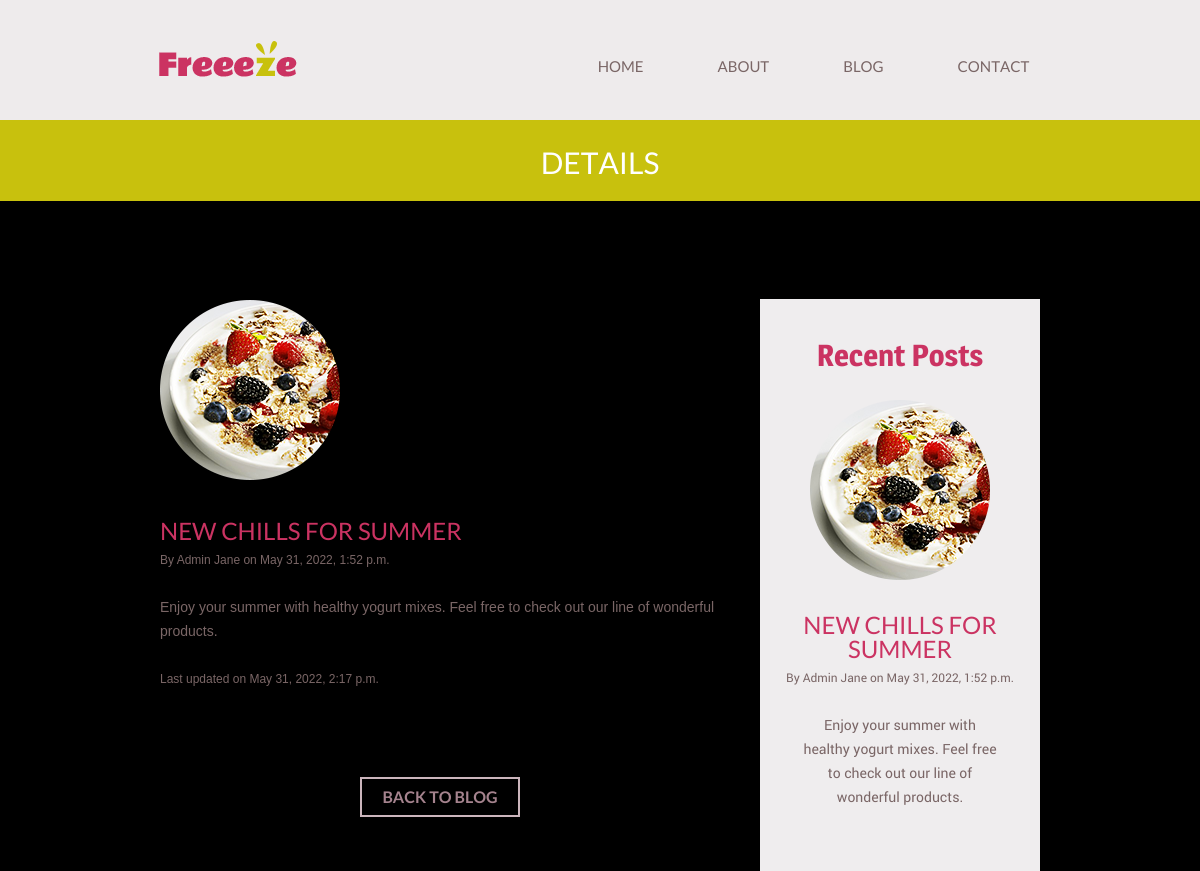
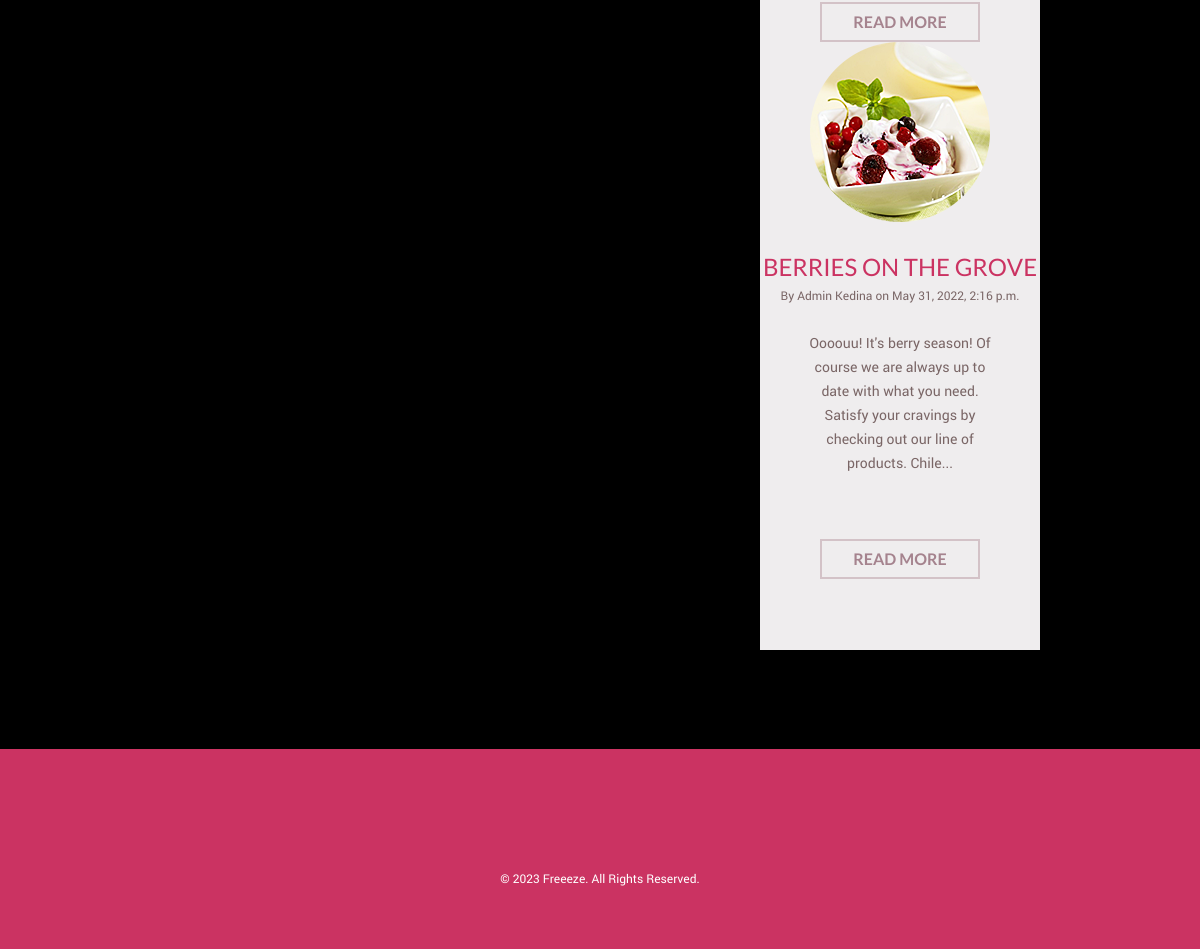
The page /froyo_blog/singlepost/1/ on the database its author committed (2 pictures, top to bottom).
### froyo_blog/models.py (models this page shows, shortened)
class Post(models.Model):
    created_at = models.DateTimeField(auto_now_add=True)
    updated_at = models.DateTimeField(auto_now=True)
    author = models.CharField(max_length=200)
    title = models.CharField(max_length=60)
    text = models.TextField()
    image = models.ImageField(upload_to='images')

### froyo_blog/views.py (the view)
# urls.py: path('singlepost/<int:pk>/', views.singlepost, name='singlepost'),
def singlepost(request, pk):
    posts = Post.objects.all()
    post = get_object_or_404(Post, pk=pk)
    my_post = {
        'post': post,
        'posts': posts,
    }
    return render(request, 'froyo_blog/singlepost.html', my_post)

### froyo_blog/templates/froyo_blog/singlepost.html (shortened to what this page needs)
{% load static %}
<!doctype html>
<html>
<head>
	<link rel="stylesheet" href="{% static 'css/style.css' %}" type="text/css">
	<link rel="stylesheet" type="text/css" href="{% static 'css/mobile.css' %}">
</head>
<body>
	<div id="page">
		<div id="header">
			<div>
				<a href="{% url 'froyo_home:homepage' %}" class="logo"><img src="{% static 'froyo_home/media/logo.png' %}" alt=""></a>
				<ul id="navigation">
					<li>
						<a href="{% url 'froyo_home:homepage' %}">Home</a>
					</li>
					<li class="menu">
						<a href="{% url 'froyo_about:about' %}">About</a>
					</li>
					<li class="menu">
						<a href="{% url 'froyo_blog:blog' %}">Blog</a>
					</li>
					<li>
						<a href="{% url 'froyo_contact:contact' %}">Contact</a>
					</li>
				</ul>
			</div>
		</div>
		<div id="body">
			<div class="header">
				<div>
					<h1>Details</h1>
				</div>
			</div>
			<div class="singlepost">
				<div class="featured">
					<img src="{{post.image.url}}" alt="">
					<h1>{{post.title}}</h1>
					<span>By {{post.author}} on {{post.created_at}}</span>
					<p>{{post.text}}</p>
					<span>Last updated on {{post.updated_at}}</span>
					<a href="{% url 'froyo_blog:blog' %}" class="load">back to blog</a>
				</div>
				<div class="sidebar">
					<h1>Recent Posts</h1>
					{% for post in posts %}
					<img src="{{post.image.url}}" alt="">
					<h2>{{post.title}}</h2>
					<span>By {{post.author}} on {{post.created_at}}</span>
					<p>{{post.text}}</p>
					<a href="{% url 'froyo_blog:singlepost' pk=post.pk %}" class="more">Read More</a>
                    {% endfor %}
				</div>
			</div>
		</div>
		<div id="footer">
			<div>
				<div class="connect">
					<a href="http://freewebsitetemplates.com/go/facebook/" class="facebook">facebook</a>
					<a href="http://freewebsitetemplates.com/go/twitter/" class="twitter">twitter</a>
					<a href="http://freewebsitetemplates.com/go/googleplus/" class="googleplus">googleplus</a>
					<a href="http://pinterest.com/fwtemplates/" class="pinterest">pinterest</a>
				</div>
				<p>&copy; 2023 Freeeze. All Rights Reserved.</p>
			</div>
		</div>
	</div>
</body>
</html>

### rows shown on the page
Post: image (picture), title "NEW CHILLS FOR SUMMER", author "Admin Jane", created_at "May 31, 2022, 1:52 p.m.", text "Enjoy your summer with healthy yogurt mixes. Feel free to check out our line of wonderful products.", updated_at "May 31, 2022, 2:17 p.m."
Post: image (picture), title "BERRIES ON THE GROVE", author "Admin Kedina", created_at "May 31, 2022, 2:16 p.m.", text "Oooouu! It's berry season! Of course we are always up to date with what you need. Satisfy your cravings by checking out our line of products. Chile..."
